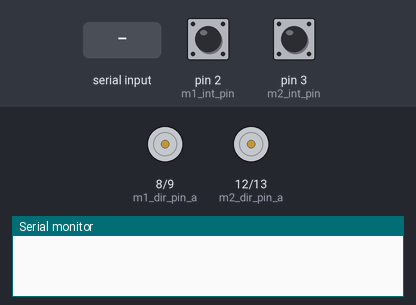
A sketch run on a simulated Arduino Uno, built with avr-gcc and run on an emulated ATmega328P. Shown: motor-driver pin pairs drawn as motors (green arrow = first pin HIGH = forward, orange = second pin HIGH = backward, longer = more drive, scaled by the enable pin), the last lines printed to the serial monitor. The test bench sets the inputs (shaded band); at power-on: pin 2 (m1_int_pin) HIGH, pin 3 (m2_int_pin) HIGH.

Above: at 1.2 s.
1.3 s: "L" received over Serial
At 2.3 s:
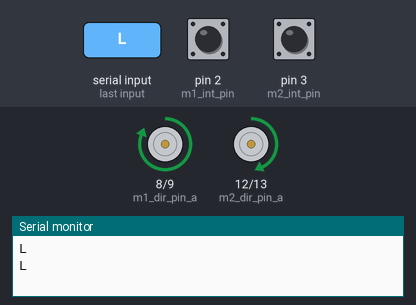
2.8 s: "R" received over Serial
At 3.3 s:
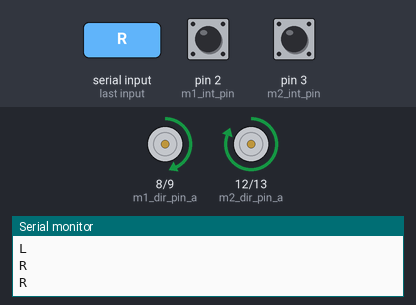
4.3 s: "F" received over Serial
At 4.7 s:
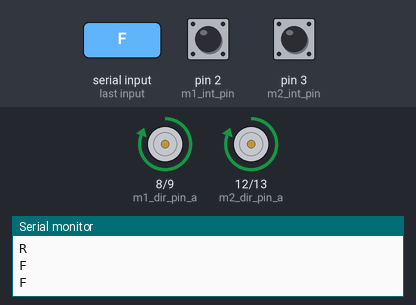
5.8 s: "B" received over Serial
At 6.9 s:
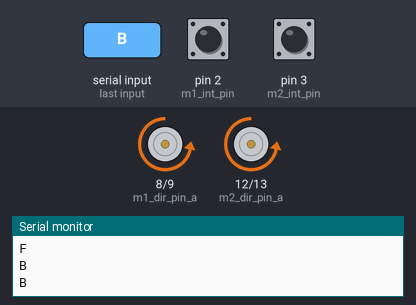
7.3 s: "S" received over Serial
At 8.2 s:
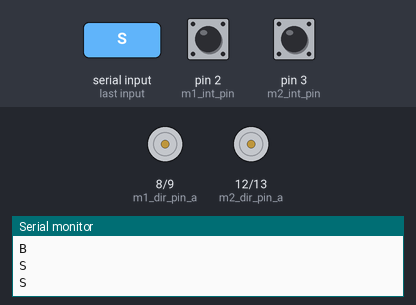
8.8 s: "L" received over Serial
At 9.2 s:
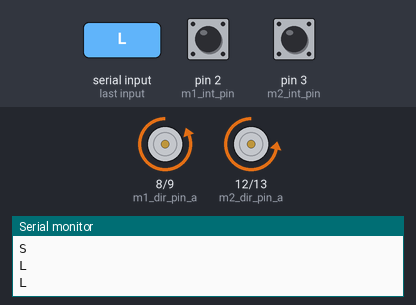
Timing chart, 0 to 11.3 s (numbered marks = the images above; inputs shaded):
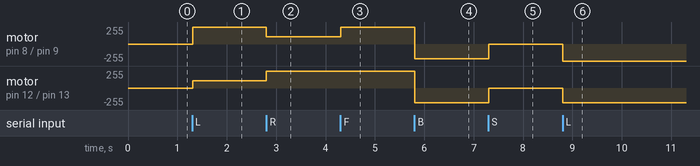

The sketch:

diff_drive_arduino_robot.ino
```cpp
#include <PID_v1.h>


# define TICKS_PER_10_CM 104
# define LOOPTIME 10

unsigned long current_millis=0;
unsigned long prev_millis=0;

// Tachometer
byte m1_int_pin =  2;
byte m2_int_pin =  3;
volatile unsigned long m1_ticks_cntr=0;
volatile unsigned long m2_ticks_cntr=0;
unsigned long m1_prev_ticks_cntr=0;
unsigned long m2_prev_ticks_cntr=0;
unsigned long m1_ticks_diff=0;
unsigned long m2_ticks_diff=0;

// Motor 1
byte m1_dir_pin_a = 8;
byte m1_dir_pin_b = 9;
byte m1_pin_speed = 10;
double m1_speed     = 0;  // cm per second ( max 100cm/s)

// Motor 2
byte m2_dir_pin_a = 12;
byte m2_dir_pin_b = 13;
byte m2_pin_speed = 11;
double m2_speed     = 0;

// Control
double m1_setpoint=0, m1_input=0, m1_output=0;
double m2_setpoint=0, m2_input=0, m2_output=0;
double m1_kp = 3.7, m1_ki=0, m1_kd=0;
double m2_kp = 3.7, m2_ki=0, m2_kd=0;

PID m1_pid(&m1_input, &m1_output, &m1_setpoint, m1_kp, m1_ki, m1_kd, DIRECT);
PID m2_pid(&m2_input, &m2_output, &m2_setpoint, m2_kp, m2_ki, m2_kd, DIRECT);

void m1_stop(){ analogWrite(m1_pin_speed, 0); }
void m2_stop(){ analogWrite(m2_pin_speed, 0); }

void m1_direction( int dir){
  if(dir == 1){
    digitalWrite(m1_dir_pin_a, HIGH);
    digitalWrite(m1_dir_pin_b, LOW);
  }else if (dir == -1){
    digitalWrite(m1_dir_pin_a, LOW);
    digitalWrite(m1_dir_pin_b, HIGH);
  }else{
    digitalWrite(m1_dir_pin_a, LOW);
    digitalWrite(m1_dir_pin_b, LOW);
  }
}

void m2_direction( int dir){
  if(dir == 1){
    digitalWrite(m2_dir_pin_a, HIGH);
    digitalWrite(m2_dir_pin_b, LOW);
  }else if (dir == -1){
    digitalWrite(m2_dir_pin_a, LOW);
    digitalWrite(m2_dir_pin_b, HIGH);
  }else{
    digitalWrite(m2_dir_pin_a, LOW);
    digitalWrite(m2_dir_pin_b, LOW);
  }
}

void m1_pins_setup(){
  pinMode(m1_dir_pin_a, OUTPUT);
  pinMode(m1_dir_pin_b, OUTPUT);
  pinMode(m1_pin_speed, OUTPUT);
  pinMode(m1_int_pin, INPUT_PULLUP);
  m1_direction(1);
  attachInterrupt(digitalPinToInterrupt(m1_int_pin), m1_encoder, RISING);
}

void m2_pins_setup(){
  pinMode(m2_dir_pin_a, OUTPUT);
  pinMode(m2_dir_pin_b, OUTPUT);
  pinMode(m2_pin_speed, OUTPUT);
  pinMode(m2_int_pin, INPUT_PULLUP);
  m2_direction(1);
  attachInterrupt(digitalPinToInterrupt(m2_int_pin), m2_encoder, RISING);
}

void m1_encoder(){ m1_ticks_cntr++; }

void m2_encoder(){ m2_ticks_cntr++; }

void setup() {
      m1_pins_setup();
      m2_pins_setup();

      m1_pid.SetMode(AUTOMATIC);
      m1_pid.SetSampleTime(1);
      m1_setpoint = m1_speed;

      m2_pid.SetMode(AUTOMATIC);
      m2_pid.SetSampleTime(1);
      m2_setpoint = m2_speed;

      Serial.begin(9600);
}

void bluetooth_control(){
    while(Serial.available()>0){
      char inputByte= Serial.read();
      Serial.println(inputByte);
      if (inputByte=='L'){
          m1_speed = 80;
          m2_speed = 30;
      }else if (inputByte=='R'){
          m1_speed = 30;
          m2_speed = 80;
      } else if (inputByte == 'F'){
          m1_direction(1);
          m2_direction(1);
          m1_speed = 70;
          m2_speed = 70;
      }else if(inputByte == 'S'){
          m1_speed = 0;
          m2_speed = 0;
      }else if(inputByte == 'B'){
          m1_direction(-1);
          m2_direction(-1);
          m1_speed = 60;
          m2_speed = 60;
      }
            Serial.println(inputByte);
     }
}

int distance_in_ticks(unsigned long currTicks, unsigned long *prevTicks){
    int ticksDif =  currTicks - *prevTicks;
    *prevTicks = currTicks;
    return ticksDif;
}

// low pass filters
float m1_filt_act_speed = 0, m2_filt_act_speed = 0;
float m1_prev_act_speed = 0, m2_prev_act_speed = 0;

void loop() {
  current_millis = millis();
  bluetooth_control();
  if(current_millis - prev_millis >= LOOPTIME){
      m1_setpoint = m1_speed;
      m2_setpoint = m2_speed;
      prev_millis = current_millis;

      m1_ticks_diff = distance_in_ticks(m1_ticks_cntr, &m1_prev_ticks_cntr);
      m2_ticks_diff = distance_in_ticks(m2_ticks_cntr, &m2_prev_ticks_cntr);

      // (we are checking every 10 milliseconds) speed in centimeter per second (cm/s)
      int m1_act_speed = (m1_ticks_diff * 1000)  / (TICKS_PER_10_CM-(16 * m1_speed)/100 );

      // (we are checking every 10 milliseconds) speed in centimeter per second (cm/s)
      int m2_act_speed = (m2_ticks_diff * 1000)  / (TICKS_PER_10_CM);

     // Low-pass filter (25 Hz cutoff)
      m1_filt_act_speed = 0.854*m1_filt_act_speed + 0.0728*m1_act_speed + 0.0728*m1_prev_act_speed;
      m1_prev_act_speed = m1_act_speed;
      m2_filt_act_speed = 0.854*m2_filt_act_speed + 0.0728*m2_act_speed + 0.0728*m2_prev_act_speed;
      m2_prev_act_speed = m2_act_speed;

      m1_input =  m1_filt_act_speed;
      m2_input =  m2_filt_act_speed;

      m1_pid.Compute();
      m2_pid.Compute();
      analogWrite(m1_pin_speed,m1_output);
      analogWrite(m2_pin_speed,m2_output);

//      Serial.println(m1_output);
//      Serial.println(m2_output);

  }
}
```

Measured:
- after the input at 1.3 s, motor on pin 8 (m1_dir_pin_a) / pin 9 (m1_dir_pin_b): stopped → forward 255/255 at once; motor on pin 12 (m2_dir_pin_a) / pin 13 (m2_dir_pin_b): stopped → forward 111/255 at once
- after the input at 2.8 s, motor on pin 8 (m1_dir_pin_a) / pin 9 (m1_dir_pin_b): forward 255/255 → forward 111/255 at once; motor on pin 12 (m2_dir_pin_a) / pin 13 (m2_dir_pin_b): forward 111/255 → forward 255/255 at once
- after the input at 4.3 s, motor on pin 8 (m1_dir_pin_a) / pin 9 (m1_dir_pin_b): forward 111/255 → forward 255/255 at once
- after the input at 5.8 s, motor on pin 8 (m1_dir_pin_a) / pin 9 (m1_dir_pin_b), motor on pin 12 (m2_dir_pin_a) / pin 13 (m2_dir_pin_b): forward 255/255 → backward 222/255 at once
- after the input at 7.3 s, motor on pin 8 (m1_dir_pin_a) / pin 9 (m1_dir_pin_b), motor on pin 12 (m2_dir_pin_a) / pin 13 (m2_dir_pin_b): backward 222/255 → stopped at once
- after the input at 8.8 s, motor on pin 8 (m1_dir_pin_a) / pin 9 (m1_dir_pin_b): stopped → backward 255/255 at once; motor on pin 12 (m2_dir_pin_a) / pin 13 (m2_dir_pin_b): stopped → backward 222/255 at once
